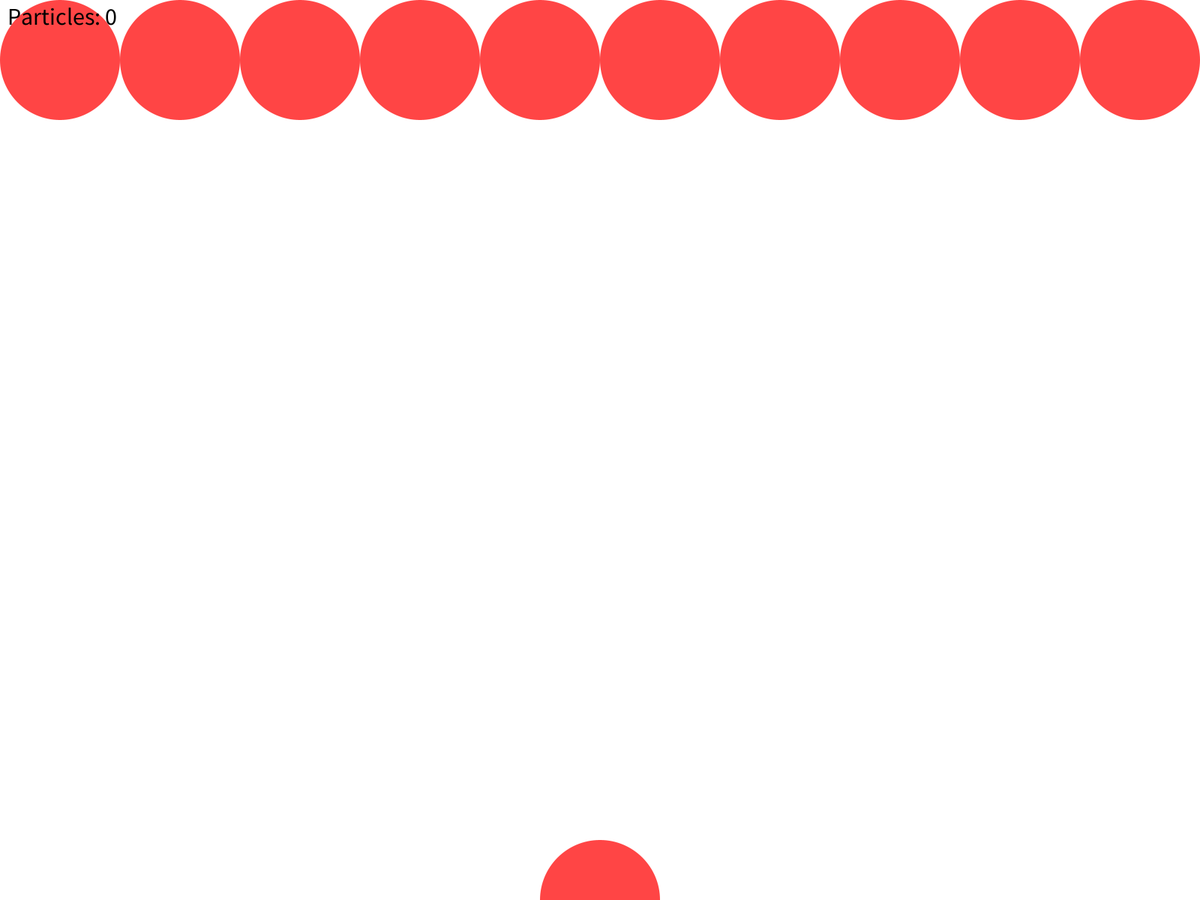
Frame 1 (no input)
Frame 60 (the mouse pressed at the canvas centre just before this capture): identical to frame 1, image omitted
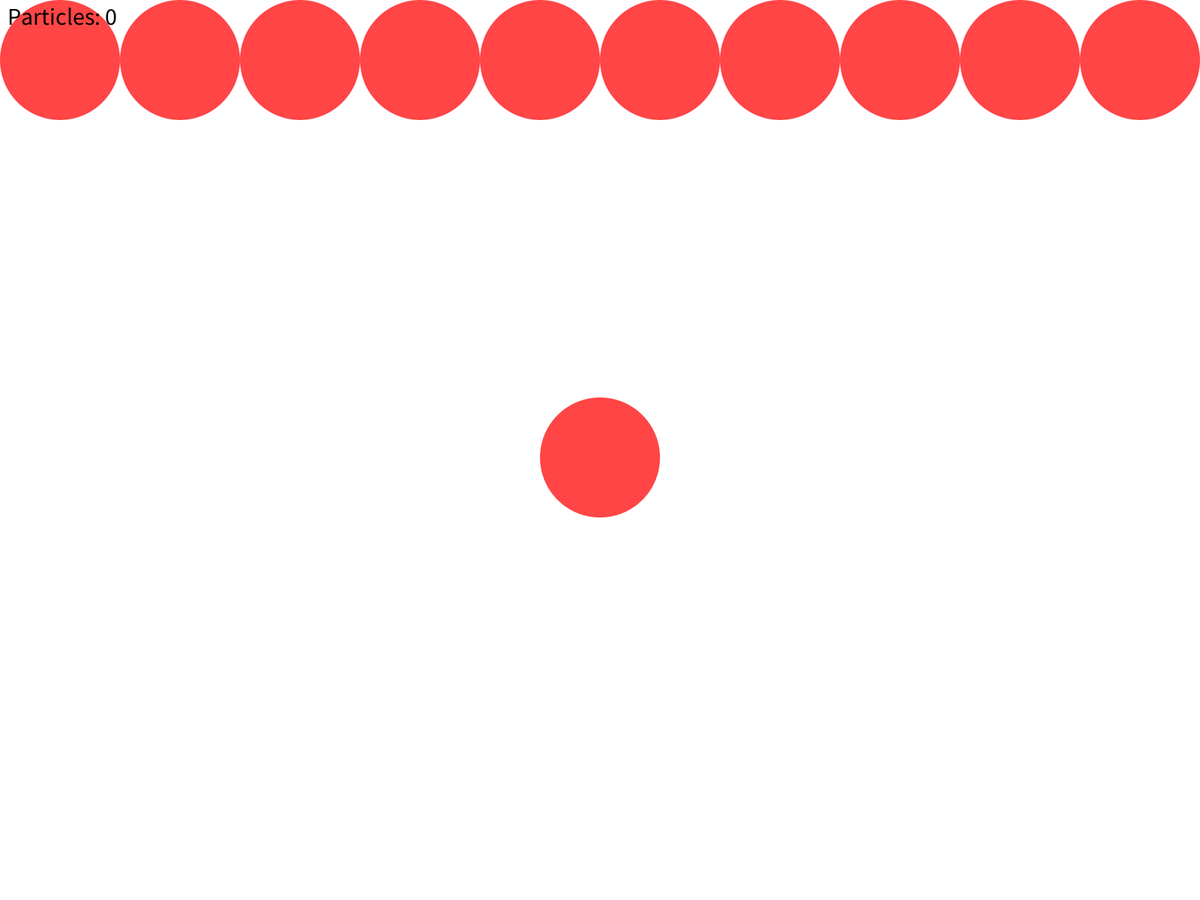
Frame 120 (the mouse held since frame 60 and released just before this capture)

The Processing sketch that drew these frames (run headless with seeded random() and noise(); from frame 60 on, the mouse is pressed at the canvas centre):

// Processing sketch: bobble
// ── bobble.pde
// 화면의 상단에 위치할 Bubble들 
Bubble[] bubbles;
// 날릴 예정인 버블 
Bubble shotBubble;
// 파티클의 어레이 리스트 
ArrayList<Particle> particles;
// (gpt도움) 나중에 파티클이 생성되면 기존에 있던 원들을 지우기 위해서 만든 boolean 파티클이 생성되면 화면에 기존에 있던 원을 지우고, 파티클이 생성되기 전에는 11개의 원이 보인다.
boolean ifParticleMake = false;

void setup() {
  fullScreen();
  //size(800, 800);
  background(255);

  // 버블들의 크기에 사용할 변수, 어떤 크기의 화면에서도 원의 갯수를 동일하게 유지하기 위해서 width의 비율로 설정 circleSize => circleS
  float circleS = width * 0.1;

  // 윗줄에 생성할 원의 갯수 
  int numCircles = 10;

  // (gpt도움) bubbles 배열에 Bubble 저장하기 위한 상자를 numCircles만큼 생성하기 
  bubbles = new Bubble[numCircles];
  // particle 객체 저장할 어레이 리스트
  particles = new ArrayList<Particle> ();

  // 상단 원을 생성하는 for문 
  for (int idx = 0; idx < numCircles; idx++) {
    float x = idx * circleS + circleS / 2;
    float y = circleS - circleS / 2;
    bubbles[idx] = new Bubble(x, y, circleS);
  }

  // 날아가는 원의 x, y좌표 변수 
  float shotBubbleX = width * 0.5;
  float shotBubbleY = height;

  // 날아가는 원 생성 
  shotBubble = new Bubble(shotBubbleX, shotBubbleY, circleS);
}

void draw() {
  background(255);
  // 버블의 크기 변수, 사실 setup하고 draw에서 둘 다 사용되는 변수라서 지역변수가 아니라 전역변수로 밖에 놓고 쓰고 싶은데, width 때문인지 setup위에 두면 작동을 안한다...
  float circleS = width * 0.1;

  // (gpt 도움) 파티클이 생성되지 않았을 때, 버블들을 화면에 표시 
  if (!ifParticleMake) {
    for (int idx = 0; idx < bubbles.length; idx++) {
      bubbles[idx].display();
    }
    shotBubble.display();
  }

  // 마우스를 누르고 있는 동안 날아가는 버블은 y 좌표가 circleS + circleS / 2 -20 보다 작은 동안 -10씩 좌표가 이동한다.
  if (mousePressed) {
    //(gpt 도움) 마우스의 x좌표에 따라 슛버블의 방향이 바뀜 
    if (shotBubble.x < mouseX) {
      shotBubble.x += 5; 
    } else if (shotBubble.x > mouseX) {
      shotBubble.x -= 5;
    }
    
    if (shotBubble.y > circleS + circleS / 2 -20) {
      shotBubble.y -= 10;
    }
    
    // (gpt 도움) 날아가는 버블의 좌표가 조건과 같거나 작으면 파티클이 생성되고, 그 후에는 더 이상 파티클이 생성되지 않도록 한다.
    if (shotBubble.y <= circleS + circleS / 2 - 20 && !ifParticleMake) {
      createParticles();
      ifParticleMake = true;
    }
  }
  
  // (gpt 도움) 파티클의 위치 데이터를 업데이트하고, 화면에 그리고 화면 바깥으로 나갔다는 판정이 되면 배열에서 particle을 삭제한다.
  for (int idx = particles.size() - 1; idx >= 0; idx--) {
    Particle p = particles.get(idx);
    p.update();
    p.display();

    if (p.isOutOfCanvas()) {
      particles.remove(idx);
      //println(particles);
    }
  }

  // ArrayList의 크기를 화면에 표시해 주는 text 
  fill(0);
  textSize(32);
  textAlign(LEFT, TOP);
  text("Particles: " + particles.size(), 10, 10); // 좌측 상단에 출력
  
  //(gpt 도움) 파티클의 갯수가 0이 되면 화면을 리셋한다.
  if (ifParticleMake && particles.size() == 0) {
    reset();
  }
}

// 각 버블 당 생성할 파티클의 갯수를 저장한 변수 
int particleNum = 100;

// 파티클 생성 함수 
void createParticles() {
  
  // (gpt 도움) 버블의 갯수만큼 반복 
  for (int idx = 0; idx < bubbles.length; idx++) {
    Bubble b = bubbles[idx];
    // 파티클 생성 
    for (int idx2 = 0; idx2 < particleNum; idx2++) {
      float x = b.x;
      float y = b.y;
      particles.add(new Particle(x, y, random(-5, 5), random(-5, 5)));
    }
  }
}

// 리셋 함수 (gpt 도움)
void reset() {
  // 아래에서 circleS 변수가 사용되므로 한 번 더 선언 (지역변수)
  float circleS = width * 0.1;
  
  // 파티클이 다시 생성될 준비가 되도록
  ifParticleMake = false;

  // 이동해서 좌표값이 바뀐 슛버블을 다시 생성할 위치 변수 
  float shotBubbleX = width * 0.5;
  float shotBubbleY = height;
  
  // 슛 버블 생성 
  shotBubble = new Bubble(shotBubbleX, shotBubbleY, circleS);
  
  // 상단 버블은 이동하지 않고 다시 그 자리에 생성되면 되므로 별도의 리셋이 필요 없지만 슛 버블은 이동했기 때문에 리셋에서 위치를 다시 정의해줄 필요가 있음을 알게 됨 
}

// ── Bubble.pde
// 모든 버블들의 설정 클래스 

class Bubble {
  // 버블의 위치와 지름 
  float x, y;
  float dia;
  
  // 버블 생성자 
  Bubble (float x, float y, float dia) {
    this.x = x;
    this.y = y;
    this.dia = dia;
  }
  
  // 버블을 그리는 설정 
  void display() {
    fill(0xFFFF4545);
    noStroke();
    circle(x, y, dia);
  }
}

// ── Particle.pde
// 파티클 클래스 

class Particle {
  // 버블의 위치와 속도 array로 생성
  float[] pos;
  float[] speed;
  
  // 파티클 생성자
  Particle(float x, float y, float speedX, float speedY) {
    pos = new float[2];
    speed = new float[2];
    pos[0] = x;
    pos[1] = y;
    speed[0] = speedX;
    speed[1] = speedY;
  }
  
  // 파티클의 위치를 업데이트 
  void update() {
    pos[0] += speed[0];
    pos[1] += speed[1];
    
    speed[0] += random(-5, 5);
    speed[1] += random(-5, 5);
  }
  
  // 파티클 그리기 
  void display() {
    fill(0xFFFF4545);
    noStroke();
    circle(pos[0], pos[1], width * 0.02);
  }
  
  // (gpt 도움) 파티클이 화면의 바깥으로 나갔는지 판별 
  boolean isOutOfCanvas() {
    return pos[0] < 0 || pos[0] > width || pos[1] < 0 || pos[1] > height;
  }
}
